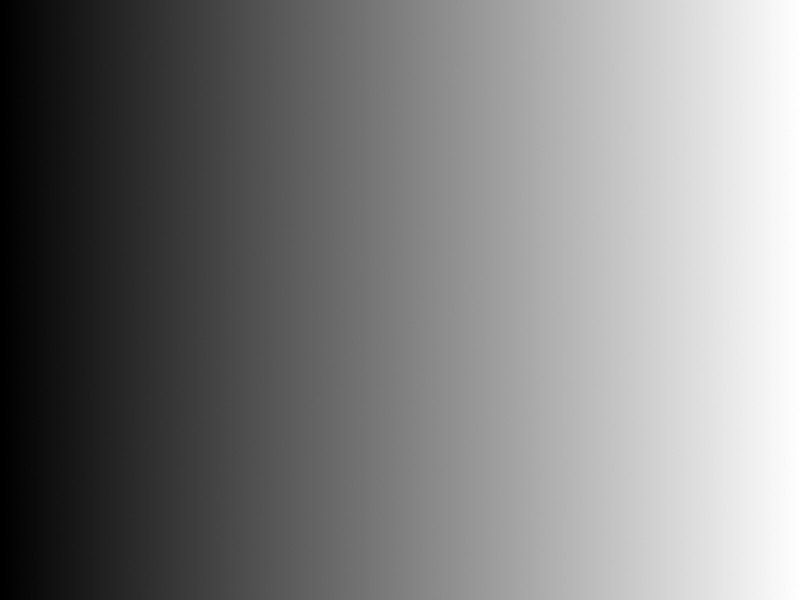
#> input picture thresholding/gradient.jpg, 800 x 600 px
$ python simpleThresholding.py
#> lines starting #> are read from the running program, lines starting #| are printed output that depends on the picture; after the words box and inside, x2 and y2 are one past the last pixel; in counts of white or black regions, pixels touching at a corner belong together
import cv2
import numpy as np
from matplotlib import pyplot as plt

img = cv2.imread("gradient.jpg", 0)
#> img is the input picture: shape (600, 800); min 0, max 255, mean 126.9

thresholds = [None, cv2.THRESH_BINARY, cv2.THRESH_BINARY_INV,
              cv2.THRESH_TRUNC, cv2.THRESH_TOZERO, cv2.THRESH_TOZERO_INV]
threshim = []
for i in range(1, 6):
    ret, aux = cv2.threshold(img, 127, 255, thresholds[i])
    threshim.append(aux)
#> this loop made 5 passes
#> pass 1, `ret, aux = cv2.threshold(img, 127, 255, thresholds[i])`:
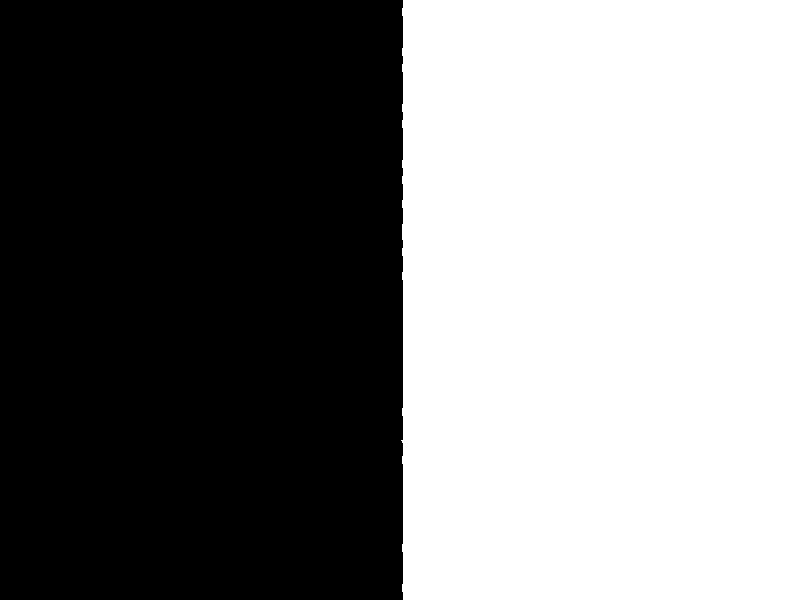
#> aux: shape (600, 800); 49.7% white; 1 white region, box (x1, y1, x2, y2) and area: (401, 0, 800, 600) 238332
#> pass 3, `ret, aux = cv2.threshold(img, 127, 255, thresholds[i])`:
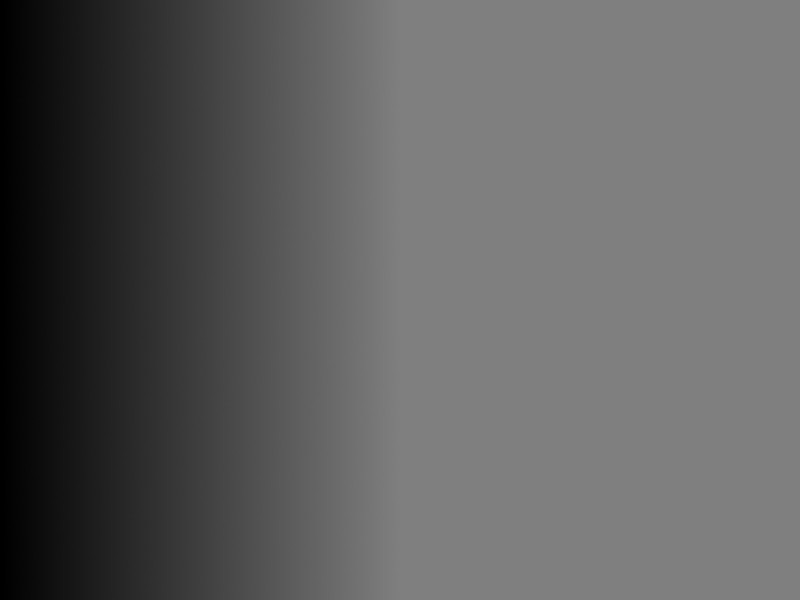
#> aux: shape (600, 800); min 0, max 127, mean 95
#> after the loop, threshim = 5 items

titles = ['Original Image', 'BINARY', 'BINARY_INV', 'TRUNC', 'TOZERO', 'TOZERO_INV']
images = [img] + threshim
#> images = 6 items

for i in range(6):
    plt.subplot(2, 3, i + 1), plt.imshow(images[i], 'gray')
    plt.title(titles[i])
    plt.xticks([]), plt.yticks([])

plt.show()
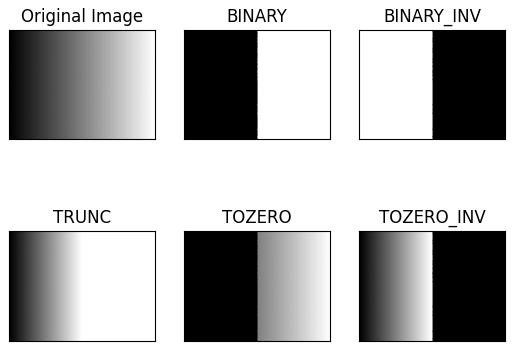
#> figure drawn by matplotlib, 6 panels

$ run again, with thresholding/sudoku.jpg copied over thresholding/gradient.jpg
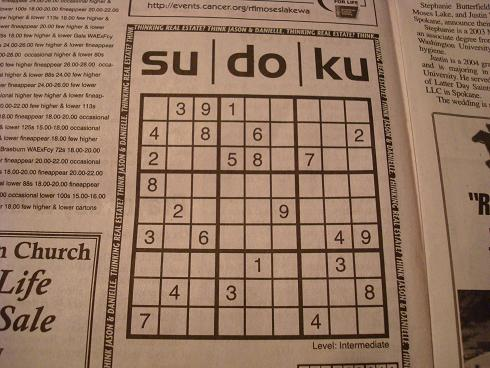
#> input picture thresholding/sudoku.jpg, 490 x 368 px
#> the loop `for i in range(1, 6):` made 5 passes
#> pass 1, `ret, aux = cv2.threshold(img, 127, 255, thresholds[i])`:
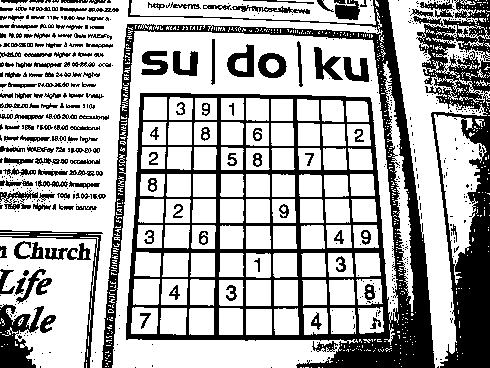
#> aux: shape (368, 490); 68.2% white; 543 black regions (373 under 20 px), largest, box (x1, y1, x2, y2) and area: (102, 0, 435, 368) 29099, (413, 0, 490, 368) 11187, (0, 304, 44, 368) 1549
#> pass 3, `ret, aux = cv2.threshold(img, 127, 255, thresholds[i])`:
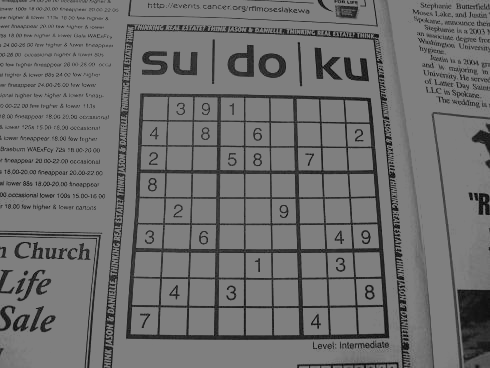
#> aux: shape (368, 490); min 0, max 127, mean 112.1
#> after the loop `for i in range(1, 6):`: threshim = 5 items
#> images = 6 items
